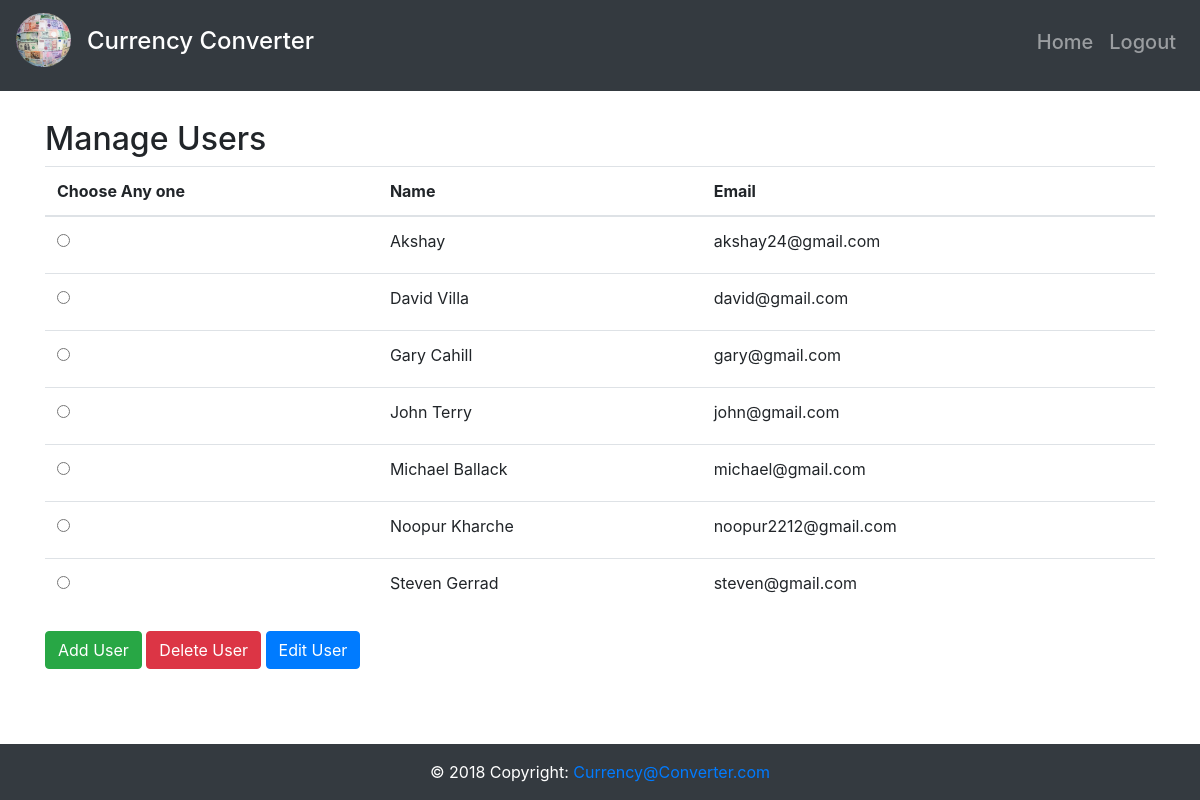
Page /GA3/Code/php/manageUser.php on the committed database.
### tables this page shows
CREATE TABLE `person` (
  `name` varchar(50) DEFAULT NULL,
  `email` varchar(50) NOT NULL,
  `password` varchar(200) DEFAULT NULL,
  `DOB` date DEFAULT NULL,
  `contact` varchar(10) DEFAULT NULL,
  `address` varchar(50) DEFAULT NULL,
  `userType` varchar(20) DEFAULT NULL
);

### GA3/Code/php/manageUser.php (the view, shortened to what this page needs)
<?php
$servername="localhost";
$db="currencyfluctuation";
  $user = "root";
  $pass="root";
$connection = mysqli_connect($servername,$user,$pass,$db);
?>
      <!DOCTYPE html>
      <html>
      <head>
      <link rel="stylesheet" href="https://maxcdn.bootstrapcdn.com/bootstrap/4.0.0-beta.2/css/bootstrap.min.css">
      <link rel="stylesheet" type="text/css" href="../css/index.css">
      </head>
      <body>
      <nav class="navbar fixed-top navbar-expand-lg navbar-dark bg-dark">
      	<figure class="logo"><img class="rounded-circle" src="../images/logo.jpeg" width="55" height="55" alt="logo" id="logo"></figure>
          <a class="navbar-brand" href="#"><h4 id="heading">Currency Converter</h4></a>
              <div class="collapse navbar-collapse justify-content-end" id="navbarContent">
                  <div class="navbar-nav">
                      <a class="nav-item nav-link" href="index.php"><b><h5>Home</h5></b></a>
                      <a class="nav-item nav-link" href=""><b><h5>Logout</h5></b></a>
                  </div>
              </div>
      </nav>
      <div class="container mt-md" id="">
        <h2>Manage Users</h2>
        </div>
        <div class="container">
          <div class="row">
              <div class="col-sm-12">
  <?php
  $sql="SELECT name, email FROM person where userType='end_user'";
  $imagequery_run = $connection->query($sql);
  $result = mysqli_query($connection, $sql);
  echo '<form action="manageUser.php" method="post">';
  if ($imagequery_run) {
            echo '<table class="table container">';
      echo '<thead>';
      echo '<tr>';
      echo '<th scope="col">Choose Any one</th>';
      echo '<th scope="col">Name</th>';
      echo '<th scope="col">Email</th>';
      echo '</tr>';
      echo '</thead>';
      echo '<tbody>';
    while($row = $result->fetch_assoc())
    {
      echo '<tr>';
      echo '<td><div class="radio">';
      echo '<label><input type="radio" value="'.$row["email"].'" name="optradio"></label>';
      echo '</div></td>';
      echo '<td>'.$row["name"].'</td>';
      echo ' <td>'.$row["email"].'</td>';
      echo ' </tr>';
    }
      echo '</tbody>';
      echo '</table>';
  }
  else{
    echo "No User found";
  }
  ?>
              </div>
          </div>
  </div>
  <div class="container">
          <a class="btn btn-success" href="newUser.php" id="">Add User</a>
          <input type="submit" name="submit" class="btn btn-danger" value="Delete User">
          <input type="submit" name="edit" class="btn btn-primary" value="Edit User" href="editUser.php">
  </div>
  <footer id="footadmin">
          <div class="footer-copyright py-3 text-center bg-dark text-white">
          © 2018 Copyright:
          <a href="index.php"> Currency@Converter.com </a>
      </div>
  </footer>
    </body>
    </html>

### GA3/Code/css/index.css (style rules this page uses)
#heading { margin-left: 7%; }
#logo { padding-top: 2%; margin-top: 8%; }
.mt-md { margin-top: 10%; }
#footadmin { position: absolute; overflow: auto; right: 0; bottom: 0; left: 0; margin: 0px; padding: 0px; }

### rows in the picture
person: name "Akshay", email "akshay24@gmail.com"
person: name "David Villa", email "david@gmail.com"
person: name "Gary Cahill", email "gary@gmail.com"
person: name "John Terry", email "john@gmail.com"
person: name "Michael Ballack", email "michael@gmail.com"
person: name "Noopur Kharche", email "noopur2212@gmail.com"
person: name "Steven Gerrad", email "steven@gmail.com"
